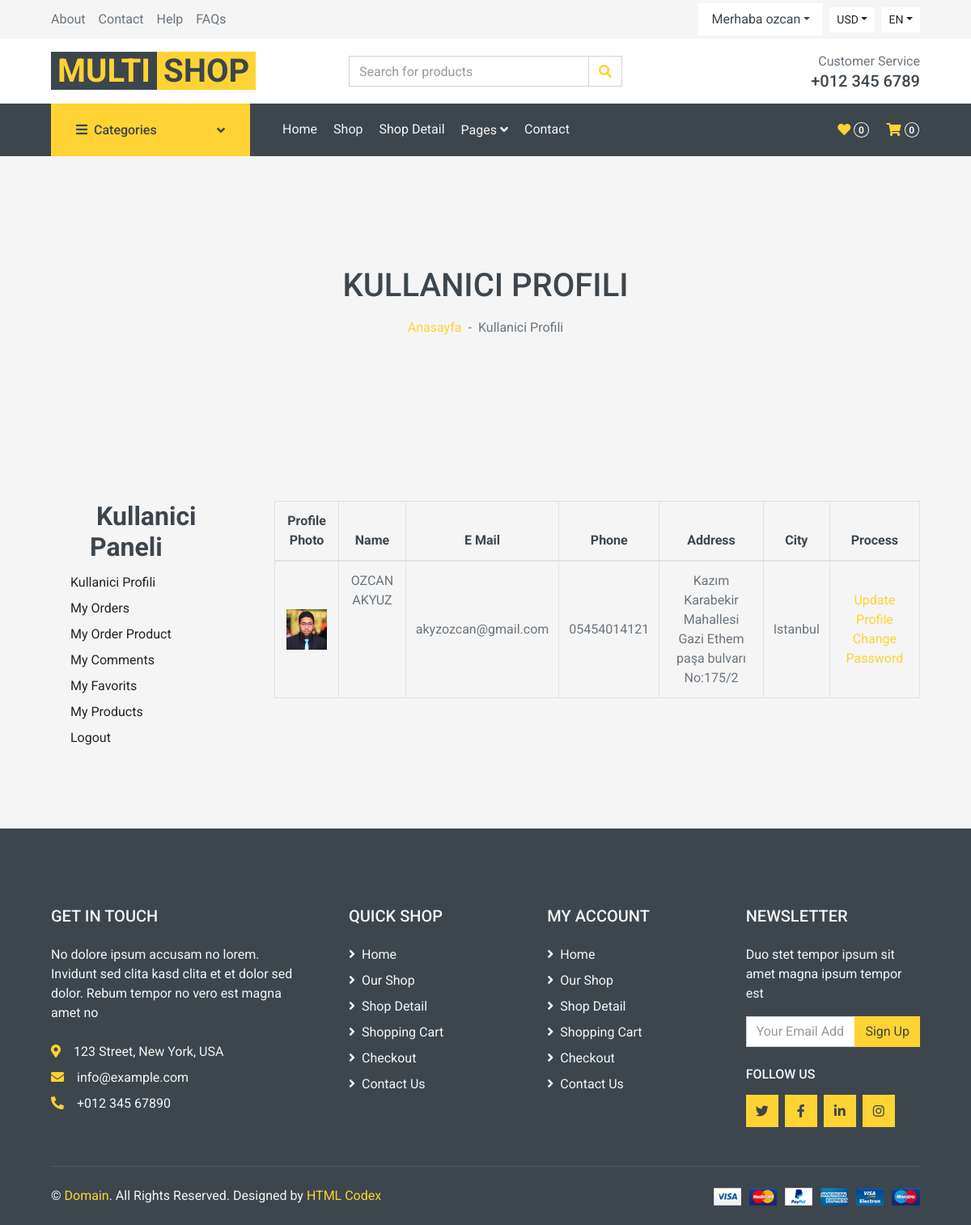
The page /user/ (signed in) on the database its author committed.
### home/models.py (models this page shows, shortened)
class UserProfile(models.Model):
    user = models.OneToOneField(User, on_delete=models.CASCADE)
    phone = models.CharField(blank=True, max_length=20)
    address = models.CharField(blank=True, max_length=150)
    city = models.CharField(blank=True, max_length=20)
    country = models.CharField(blank=True, max_length=50)
    image = models.ImageField(blank=True, upload_to='images/users/')
    def __str__(self):
        return self.user.username
    def image_tag(self):
        return mark_safe('<img src="{}" height="50"/>'.format(self.image.url))
    image_tag.short_description = 'Image'

### user/views.py (the view)
# urls.py: path("", views.index, name="index"),
def index(request):
    current_user = request.user
    print(current_user)
    profile = UserProfile.objects.get(user_id = current_user.pk)
    print(profile)
    context = {'profile': profile}
    return render(request, 'user_profile.html', context)

### user/templates/user_profile.html (shortened to what this page needs)
{% extends 'homebase.html' %}
{% block sidebar %} {% include 'sidebar.html' %}  {% endblock %}
{% block body %}
    <div class="container-fluid bg-secondary mb-5">
        <div class="d-flex flex-column align-items-center justify-content-center" style="min-height: 300px">
            <h1 class="font-weight-semi-bold text-uppercase mb-3">Kullanici Profili</h1>
            <div class="d-inline-flex">
                <p class="m-0"><a href="/">Anasayfa</a></p>
                <p class="m-0 px-2">-</p>
                <p class="m-0">Kullanici Profili</p>
            </div>
        </div>
    </div>
    <div class="container-fluid pt-5">
        <div class="row px-xl-5">
            {% include 'user_panel.html' %}
            <div class="col-lg-9 table-responsive mb-5">
                <table class="table table-bordered text-center mb-0">
                    <thead class="bg-secondary text-dark">
                        <tr>
                            <th>Profile Photo</th>
                            <th>Name</th>
                            <th>E Mail</th>
                            <th>Phone</th>
                            <th>Address</th>
                            <th>City</th>
                            <th>Process</th>
                        </tr>
                    </thead>
                    <tbody class="align-middle">
                        <tr>
                            <td class="align-middle"><img src="{{  profile.image.url }}" alt="" style="width: 50px;"></td>
                            <td>    {{ profile.user.get_full_name }}</td>
                            <td class="align-middle">{{ profile.user.email }}</td>
                            <td class="align-middle"> {{ profile.phone }}</td>
                            <td class="align-middle"> {{ profile.address }}</td>
                            <td class="align-middle"> {{ profile.city }}</td>
                            <td class="align-middle">
                                <a href="/user/update" class="primary-btn">Update Profile</a>
                                <a href="/user/password" class="primary-btn">Change Password</a>
                            </td>
                        </tr>
                    </tbody>
                </table>
            </div>
        </div>
    </div>
 {% endblock %}

### home/templates/header.html (shortened to what this page needs)
{% load static %}
    <div class="container-fluid">
        <div class="row bg-secondary py-1 px-xl-5">
            <div class="col-lg-6 d-none d-lg-block">
                <div class="d-inline-flex align-items-center h-100">
                    <a class="text-body mr-3" href="">About</a>
                    <a class="text-body mr-3" href="">Contact</a>
                    <a class="text-body mr-3" href="">Help</a>
                    <a class="text-body mr-3" href="">FAQs</a>
                </div>
            </div>
            <div class="col-lg-6 text-center text-lg-right">
                <div class="d-inline-flex align-items-center">
                    <div class="btn-group">
                        {%  if user.id is not None %}
                        <div class="nav-item dropdown btn-light">
                            <a href="#" class="nav-link dropdown-toggle text-dark" data-toggle="dropdown"> Merhaba {{ user.username }}</a>
                        </div>
                        {% else %}
                        <button type="button" class="btn btn-sm btn-light dropdown-toggle" data-toggle="dropdown">My Account</button>
                        <div class="dropdown-menu dropdown-menu-right">
                            <a href="login" class="dropdown-item" type="button">Sign in</a>
                            <a href="signup" class="dropdown-item" type="button">Sign up</a>
                        </div>
                        {% endif %}
                    </div>
                    <div class="btn-group mx-2">
                        <button type="button" class="btn btn-sm btn-light dropdown-toggle" data-toggle="dropdown">USD</button>
                    </div>
                    <div class="btn-group">
                        <button type="button" class="btn btn-sm btn-light dropdown-toggle" data-toggle="dropdown">EN</button>
                    </div>
                </div>
            </div>
        </div>
        <div class="row align-items-center bg-light py-3 px-xl-5 d-none d-lg-flex">
            <div class="col-lg-4">
                <a href="/" class="text-decoration-none">
                    <span class="h1 text-uppercase text-primary bg-dark px-2">Multi</span>
                    <span class="h1 text-uppercase text-dark bg-primary px-2 ml-n1">Shop</span>
                </a>
            </div>
            <div class="col-lg-4 col-6 text-left">
                <form action="">
                    <div class="input-group">
                        <input type="text" class="form-control" placeholder="Search for products">
                        <div class="input-group-append">
                            <span class="input-group-text bg-transparent text-primary">
                                <i class="fa fa-search"></i>
                            </span>
                        </div>
                    </div>
                </form>
            </div>
            <div class="col-lg-4 col-6 text-right">
                <p class="m-0">Customer Service</p>
                <h5 class="m-0">+012 345 6789</h5>
            </div>
        </div>
    </div>

### rows shown on the page
UserProfile: image (placeholder picture), user.get_full_name "OZCAN AKYUZ", user.email "akyzozcan@gmail.com", phone "05454014121", address "Kazım Karabekir Mahallesi Gazi Ethem paşa bulvarı No:175/2", city "Istanbul"

### other values the page prints
{{ user.username }} "ozcan"
